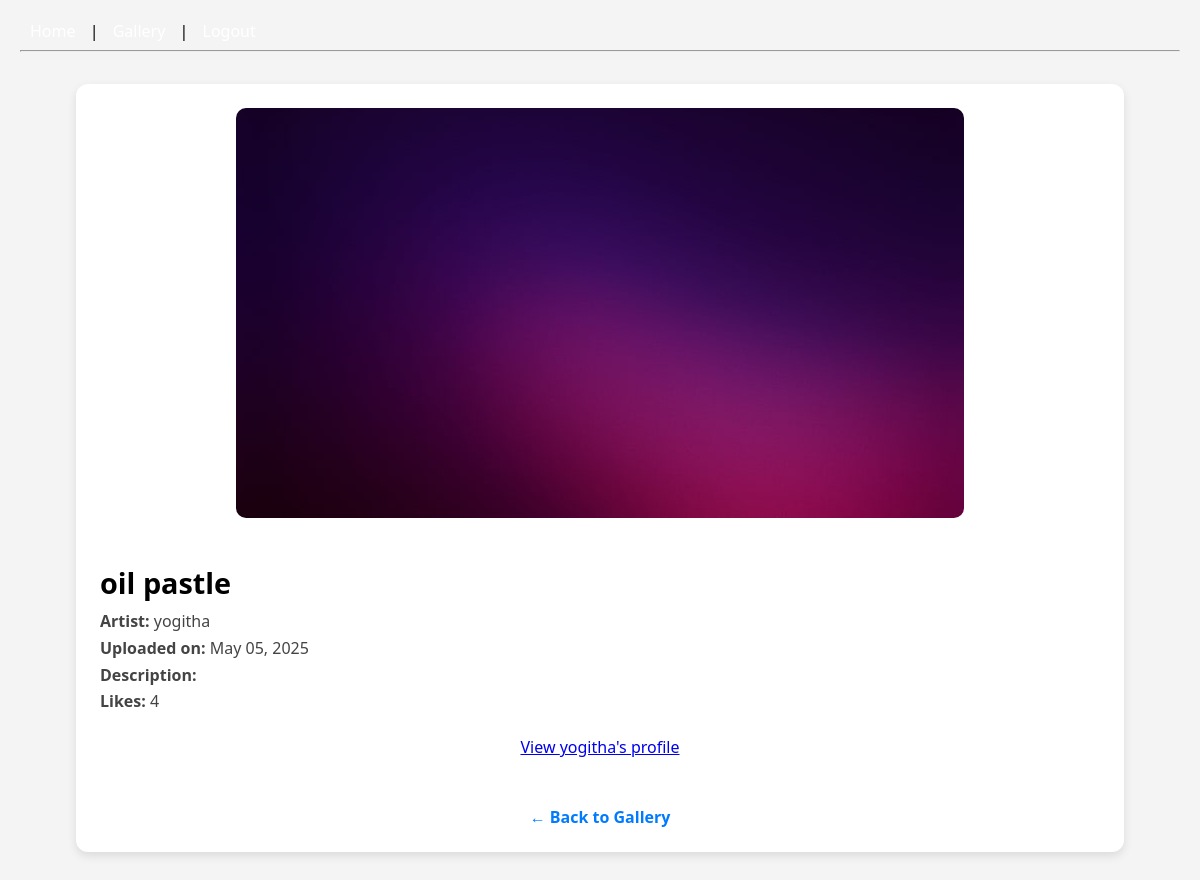
Page /artwork/1/ (signed in) on the committed database.
### gallery/models.py (models this page shows, shortened)
class Artwork(models.Model):
    title = models.CharField(max_length=100)
    description = models.TextField(blank=True)
    image = models.ImageField(upload_to='artworks/')
    artist = models.ForeignKey(User, on_delete=models.CASCADE, related_name='artworks')
    likes = models.ManyToManyField(User, related_name='liked_artworks', blank=True)
    created_at = models.DateTimeField(auto_now_add=True)

### gallery/views.py (the view)
# urls.py: path('artwork/<int:artwork_id>/', views.artwork_detail, name='artwork_detail'),
@login_required
def artwork_detail(request, artwork_id):
    artwork = Artwork.objects.get(id=artwork_id)
    if request.method == 'POST':
        if 'like' in request.POST:
            artwork.likes.add(request.user)
        elif 'comment' in request.POST:
            content = request.POST['content']
            Comment.objects.create(artwork=artwork, user=request.user, content=content)
    return render(request, 'gallery/artwork_detail.html', {'artwork': artwork})

### gallery/templates/gallery/artwork_detail.html (shortened to what this page needs)
{% extends 'base.html' %}
{% load static %}
{% block content %}
<div class="container">
    <img src="{{ artwork.image.url }}" alt="{{ artwork.title }}" class="full-image">
    <div class="details">
        <h2>{{ artwork.title }}</h2>
        <p><strong>Artist:</strong> {{ artwork.artist.username }}</p>
        <p><strong>Uploaded on:</strong> {{ artwork.created_at|date:"F d, Y" }}</p>
        <p><strong>Description:</strong> {{ artwork.description }}</p>
        <p><strong>Likes:</strong> {{ artwork.likes.count }}</p>
    </div>
    <div class="interaction-summary">
        <p><a href="{% url 'gallery:profile' artwork.artist.username %}">View {{ artwork.artist.username }}'s profile</a></p>
    </div>
    <a href="{% url 'gallery:gallery' %}" class="back-link">← Back to Gallery</a>
</div>
{% endblock %}

### static/style.css (style rules this page uses)
body { font-family: Arial, sans-serif; background-color: #f8f9fa; padding: 20px; }

### gallery/templates/gallery/artwork_detail.html (style rules this page uses)
body { background-color: #f4f4f4; margin: 0; font-family: 'Segoe UI', Tahoma, Geneva, Verdana, sans-serif; }
.container { max-width: 1000px; margin: 2rem auto; padding: 1.5rem; background-color: white; border-radius: 12px; box-shadow: 0 4px 10px rgba(0, 0, 0, 0.1); text-align: center; }
.full-image { max-width: 100%; height: auto; border-radius: 10px; margin-bottom: 1rem; }
.details { text-align: left; margin-top: 1.5rem; }
.details h2 { margin-bottom: 0.5rem; font-size: 1.8rem; }
.details p { margin: 0.3rem 0; font-size: 1rem; color: #444; }
a.back-link { display: inline-block; margin-top: 2rem; color: #007bff; text-decoration: none; font-weight: bold; }
.interaction-summary { margin-top: 1.5rem; font-size: 1rem; color: #666; }

### rows in the picture
Artwork: image (picture), title "oil pastle", artist.username "yogitha", created_at "May 05, 2025", likes.count "4"
